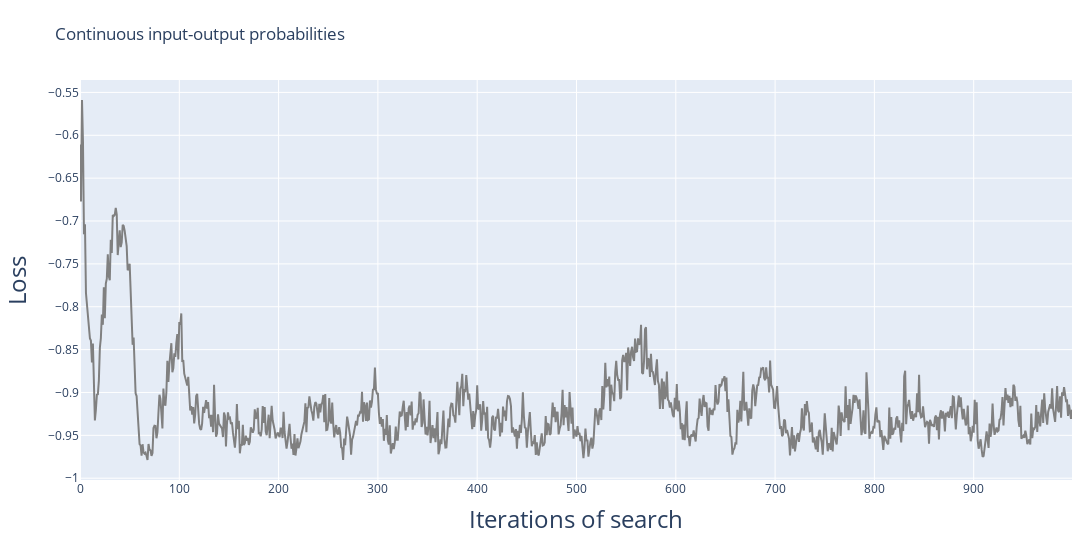
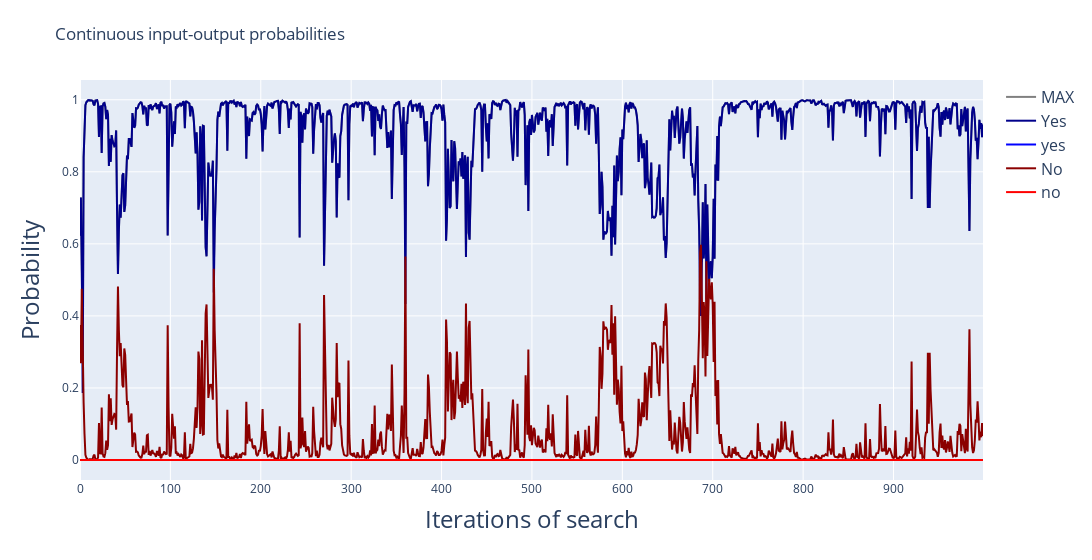
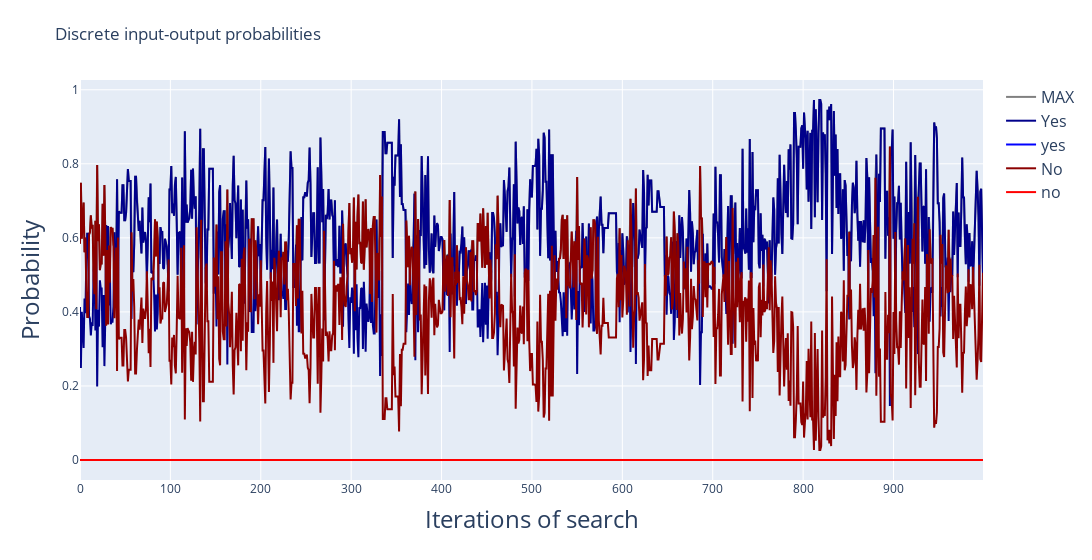

The code cell stored with these charts, in order, in its notebook:
### Code cell
import plotly.graph_objects as go
# Extract the data
data = results[0]["analysis_stats"]
pred_tokens = results[0]["pred_tokens_history"]
# output_tokens = results[0]["output_tokens_hard_history"]

# Create the figure
fig = go.Figure()

# Different shades of blue and red
blue_shades = ['darkblue', 'blue', 'dodgerblue', 'lightblue', 'skyblue']
red_shades = ['darkred', 'red', 'crimson', 'lightcoral', 'salmon']

# Counters for shades
blue_idx = 0
red_idx = 0

# Add a line for each key with color based on pos/neg strings
for idx, key in enumerate(data.keys()):
    if key != "LOSS":
        continue
    if key in cfg.judge_pos_strings:
        color = blue_shades[blue_idx % len(blue_shades)]
        blue_idx += 1
    elif key in cfg.judge_neg_strings:
        color = red_shades[red_idx % len(red_shades)]
        red_idx += 1
    else:
        color = 'gray'  # fallback for keys not in either list
    
    # Only add custom hover text to the first line
    if idx == 0:
        hover_text = [
            # f"{key}: {data[key][i]:.4f}<br>pred_tokens: {pred_tokens[i]}<br>output_tokens_hard: {output_tokens[i]}"
            f"{key}: {data[key][i]:.4f}<br>pred_tokens: {pred_tokens[i]}"
            for i in range(len(data[key]))
        ]
        fig.add_trace(go.Scatter(
            y=data[key],
            mode='lines',
            name=key,
            line=dict(color=color),
            hovertemplate='%{text}<extra></extra>',
            text=hover_text
        ))
    else:
        fig.add_trace(go.Scatter(
            y=data[key],
            mode='lines',
            name=key,
            line=dict(color=color)
        ))

# Update layout
fig.update_layout(
    xaxis_title="Iterations of search",
    yaxis_title="Loss",
    title="Continuous input-output probabilities",
    hovermode='x unified',
    width=1200,
    margin=dict(l=80, r=20, t=80, b=80),
    xaxis=dict(title_font=dict(size=24)),
    yaxis=dict(title_font=dict(size=24)),
    legend=dict(font=dict(size=16))
)

fig.show()


# Extract the data
data = results[0]["analysis_stats"]
pred_tokens = results[0]["pred_tokens_history"]
# output_tokens = results[0]["output_tokens_hard_history"]

# Create the figure
fig = go.Figure()

# Different shades of blue and red
blue_shades = ['darkblue', 'blue', 'dodgerblue', 'lightblue', 'skyblue']
red_shades = ['darkred', 'red', 'crimson', 'lightcoral', 'salmon']

# Counters for shades
blue_idx = 0
red_idx = 0

# Add a line for each key with color based on pos/neg strings
for idx, key in enumerate(data.keys()):
    if key in cfg.judge_pos_strings:
        color = blue_shades[blue_idx % len(blue_shades)]
        blue_idx += 1
    elif key in cfg.judge_neg_strings:
        color = red_shades[red_idx % len(red_shades)]
        red_idx += 1
    else:
        if key == "LOSS":
            continue
        color = 'gray'  # fallback for keys not in either list
    
    # Only add custom hover text to the first line
    if idx == 0:
        hover_text = [
            # f"{key}: {data[key][i]:.4f}<br>pred_tokens: {pred_tokens[i]}<br>output_tokens_hard: {output_tokens[i]}"
            f"{key}: {data[key][i]:.4f}<br>pred_tokens: {pred_tokens[i]}"
            for i in range(len(data[key]))
        ]
        fig.add_trace(go.Scatter(
            y=data[key],
            mode='lines',
            name=key,
            line=dict(color=color),
            hovertemplate='%{text}<extra></extra>',
            text=hover_text
        ))
    else:
        fig.add_trace(go.Scatter(
            y=data[key],
            mode='lines',
            name=key,
            line=dict(color=color)
        ))

# Update layout
fig.update_layout(
    xaxis_title="Iterations of search",
    yaxis_title="Probability",
    title="Continuous input-output probabilities",
    hovermode='x unified',
    width=1200,
    margin=dict(l=80, r=20, t=80, b=80),
    xaxis=dict(title_font=dict(size=24)),
    yaxis=dict(title_font=dict(size=24)),
    legend=dict(font=dict(size=16))
)

fig.show()

# Extract the data
data = results[0]["analysis_stats_hard"]
pred_tokens = results[0]["pred_tokens_history"]
output_tokens = results[0]["output_tokens_hard_history"]

# Create the figure
fig = go.Figure()

# Different shades of blue and red
blue_shades = ['darkblue', 'blue', 'dodgerblue', 'lightblue', 'skyblue']
red_shades = ['darkred', 'red', 'crimson', 'lightcoral', 'salmon']

# Counters for shades
blue_idx = 0
red_idx = 0

# Add a line for each key with color based on pos/neg strings
for idx, key in enumerate(data.keys()):
    if key in cfg.judge_pos_strings:
        color = blue_shades[blue_idx % len(blue_shades)]
        blue_idx += 1
    elif key in cfg.judge_neg_strings:
        color = red_shades[red_idx % len(red_shades)]
        red_idx += 1
    else:
        color = 'gray'  # fallback for keys not in either list
    
    # Only add custom hover text to the first line
    if idx == 0:
        hover_text = [
            # f"{key}: {data[key][i]:.4f}<br>pred_tokens: {pred_tokens[i]}<br>output_tokens_hard: {output_tokens[i]}"
            f"{key}: {data[key][i]:.4f}<br>pred_tokens: {pred_tokens[i]}"
            for i in range(len(data[key]))
        ]
        fig.add_trace(go.Scatter(
            y=data[key],
            mode='lines',
            name=key,
            line=dict(color=color),
            hovertemplate='%{text}<extra></extra>',
            text=hover_text
        ))
    else:
        fig.add_trace(go.Scatter(
            y=data[key],
            mode='lines',
            name=key,
            line=dict(color=color)
        ))

# Update layout
fig.update_layout(
    xaxis_title="Iterations of search",
    yaxis_title="Probability",
    title="Discrete input-output probabilities",
    hovermode='x unified',
    width=1200,
    margin=dict(l=80, r=20, t=80, b=80),
    xaxis=dict(title_font=dict(size=24)),
    yaxis=dict(title_font=dict(size=24)),
    legend=dict(font=dict(size=16))
)

fig.show()

### Figure 1 — Plotly figure (JSON) as saved in the notebook; plotly's stock layout.template omitted (floating-point values rounded to 4 significant figures; data arrays with more than 128 entries replaced by an {"elided": "..."} marker saying what was removed)
{"data": [{"line": {"color": "gray"}, "mode": "lines", "name": "LOSS", "type": "scatter", "y": {"elided": "1000 float values"}}], "layout": {"hovermode": "x unified", "legend": {"font": {"size": 16}}, "margin": {"b": 80, "l": 80, "r": 20, "t": 80}, "title": {"text": "Continuous input-output probabilities"}, "width": 1200, "xaxis": {"title": {"font": {"size": 24}, "text": "Iterations of search"}}, "yaxis": {"title": {"font": {"size": 24}, "text": "Loss"}}}}

### Figure 2 — Plotly figure (JSON) as saved in the notebook; plotly's stock layout.template omitted (floating-point values rounded to 4 significant figures; data arrays with more than 128 entries replaced by an {"elided": "..."} marker saying what was removed)
{"data": [{"hovertemplate": "%{text}<extra></extra>", "line": {"color": "gray"}, "mode": "lines", "name": "MAX", "text": {"elided": "1000 str values"}, "type": "scatter", "y": {"elided": "1000 float values"}}, {"line": {"color": "darkblue"}, "mode": "lines", "name": "Yes", "type": "scatter", "y": {"elided": "1000 float values"}}, {"line": {"color": "blue"}, "mode": "lines", "name": "yes", "type": "scatter", "y": {"elided": "1000 float values"}}, {"line": {"color": "darkred"}, "mode": "lines", "name": "No", "type": "scatter", "y": {"elided": "1000 float values"}}, {"line": {"color": "red"}, "mode": "lines", "name": "no", "type": "scatter", "y": {"elided": "1000 float values"}}], "layout": {"hovermode": "x unified", "legend": {"font": {"size": 16}}, "margin": {"b": 80, "l": 80, "r": 20, "t": 80}, "title": {"text": "Continuous input-output probabilities"}, "width": 1200, "xaxis": {"title": {"font": {"size": 24}, "text": "Iterations of search"}}, "yaxis": {"title": {"font": {"size": 24}, "text": "Probability"}}}}

### Figure 3 — Plotly figure (JSON) as saved in the notebook; plotly's stock layout.template omitted (floating-point values rounded to 4 significant figures; data arrays with more than 128 entries replaced by an {"elided": "..."} marker saying what was removed)
{"data": [{"hovertemplate": "%{text}<extra></extra>", "line": {"color": "gray"}, "mode": "lines", "name": "MAX", "text": {"elided": "1000 str values"}, "type": "scatter", "y": {"elided": "1000 float values"}}, {"line": {"color": "darkblue"}, "mode": "lines", "name": "Yes", "type": "scatter", "y": {"elided": "1000 float values"}}, {"line": {"color": "blue"}, "mode": "lines", "name": "yes", "type": "scatter", "y": {"elided": "1000 float values"}}, {"line": {"color": "darkred"}, "mode": "lines", "name": "No", "type": "scatter", "y": {"elided": "1000 float values"}}, {"line": {"color": "red"}, "mode": "lines", "name": "no", "type": "scatter", "y": {"elided": "1000 float values"}}], "layout": {"hovermode": "x unified", "legend": {"font": {"size": 16}}, "margin": {"b": 80, "l": 80, "r": 20, "t": 80}, "title": {"text": "Discrete input-output probabilities"}, "width": 1200, "xaxis": {"title": {"font": {"size": 24}, "text": "Iterations of search"}}, "yaxis": {"title": {"font": {"size": 24}, "text": "Probability"}}}}
